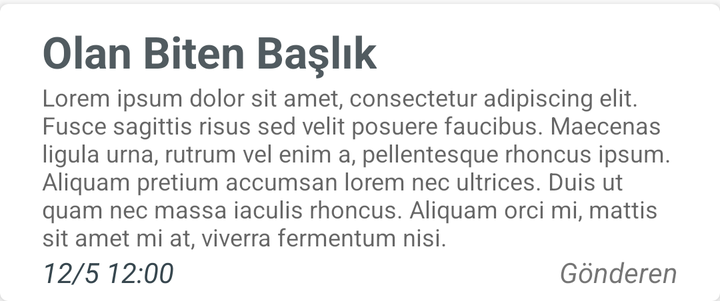
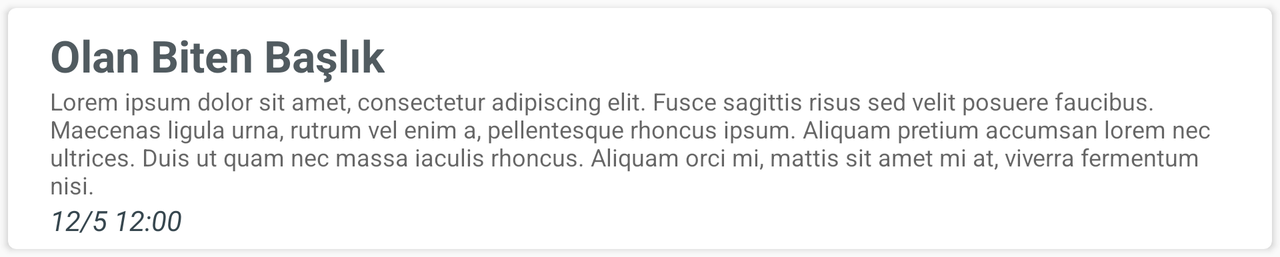

An Android layout and its configuration variant, each rendered on a device that would load it. The default file and the variant file are quoted in full after the pictures.
<!-- AndroidManifest.xml: application theme AppTheme -->
<!-- res/layout/olan_biten_item.xml -->
<?xml version="1.0" encoding="utf-8"?>
<android.support.v7.widget.CardView xmlns:android="http://schemas.android.com/apk/res/android"
    xmlns:app="http://schemas.android.com/apk/res-auto"
    android:layout_width="match_parent"
    android:layout_height="wrap_content"
    app:cardCornerRadius="4dp"
    android:layout_marginTop="2dp"
    android:id="@+id/obC">
    <RelativeLayout
        android:layout_width="match_parent"
        android:layout_height="wrap_content"
        android:id="@+id/Pitem"
        android:padding="5dp"
        android:focusable="true"
        android:clickable="true">

        <TextView
            android:layout_width="wrap_content"
            android:layout_height="wrap_content"
            android:textAppearance="?android:attr/textAppearanceMedium"
            android:text="Olan Biten Başlık"
            android:id="@+id/ob_title"
            android:textColor="#cc263238"
            android:typeface="normal"
            android:textStyle="bold"
            android:textSize="22dp"
            android:layout_alignParentTop="true"
            android:layout_marginLeft="16dp"
            android:layout_marginTop="4dp"
            android:textIsSelectable="true"
            android:layout_marginRight="16dp" />

        <TextView
            android:layout_width="wrap_content"
            android:layout_height="wrap_content"
            android:textAppearance="?android:attr/textAppearanceMedium"
            android:text="Lorem ipsum dolor sit amet, consectetur adipiscing elit. Fusce sagittis risus sed velit posuere faucibus. Maecenas ligula urna, rutrum vel enim a, pellentesque rhoncus ipsum. Aliquam pretium accumsan lorem nec ultrices. Duis ut quam nec massa iaculis rhoncus. Aliquam orci mi, mattis sit amet mi at, viverra fermentum nisi."
            android:id="@+id/ob_content"
            android:layout_below="@+id/ob_title"
            android:layout_alignLeft="@+id/ob_title"
            android:layout_alignStart="@+id/ob_title"
            android:textSize="12dp"
            android:textIsSelectable="true"
            android:layout_marginRight="16dp" />

        <TextView
            android:layout_width="wrap_content"
            android:layout_height="wrap_content"
            android:textAppearance="?android:attr/textAppearanceSmall"
            android:text="12/5 12:00"
            android:id="@+id/ob_zaman"
            android:layout_below="@+id/ob_content"
            android:layout_alignStart="@+id/ob_content"
            android:textColor="@color/material_blue_grey_800"
            android:textStyle="italic" />

        <TextView
            android:layout_width="wrap_content"
            android:layout_height="wrap_content"
            android:textAppearance="?android:attr/textAppearanceSmall"
            android:text="Gönderen"
            android:id="@+id/ob_yazan"
            android:layout_below="@+id/ob_content"
            android:layout_alignEnd="@+id/ob_content"
            android:textStyle="italic" />

    </RelativeLayout>

</android.support.v7.widget.CardView>
<!-- resources referenced by this layout -->
<resources>
  <style name="AppTheme" parent="Theme.AppCompat.Light.DarkActionBar">
          
          <item name="colorPrimary">@color/colorPrimary</item>
          <item name="colorPrimaryDark">@color/colorPrimaryDark</item>
          <item name="colorAccent">@color/colorAccent</item>
      </style>
  <color name="colorPrimary">#616161</color>
  <color name="colorPrimaryDark">#212121</color>
  <color name="colorAccent">#ff6f00</color>
</resources>
<!-- res/layout-land/olan_biten_item.xml (the repository's variant of the layout above) -->
<!-- drawn on the phone turned sideways -->
<?xml version="1.0" encoding="utf-8"?>
<android.support.v7.widget.CardView xmlns:android="http://schemas.android.com/apk/res/android"
    xmlns:app="http://schemas.android.com/apk/res-auto"
    android:layout_width="match_parent"
    android:layout_height="wrap_content"
    app:cardCornerRadius="4dp"
    android:layout_margin="4dp"
    android:id="@+id/obC">
    <RelativeLayout
        android:layout_width="match_parent"
        android:layout_height="wrap_content"
        android:id="@+id/Pitem"
        android:padding="5dp"
        android:focusable="true"
        android:clickable="true">

        <TextView
            android:layout_width="wrap_content"
            android:layout_height="wrap_content"
            android:textAppearance="?android:attr/textAppearanceMedium"
            android:text="Olan Biten Başlık"
            android:id="@+id/ob_title"
            android:textColor="#cc263238"
            android:typeface="normal"
            android:textStyle="bold"
            android:textSize="22dp"
            android:layout_alignParentTop="true"
            android:layout_marginLeft="16dp"
            android:layout_marginTop="4dp"
            android:textIsSelectable="true"
            android:layout_marginRight="16dp" />

        <TextView
            android:layout_width="wrap_content"
            android:layout_height="wrap_content"
            android:textAppearance="?android:attr/textAppearanceMedium"
            android:text="Lorem ipsum dolor sit amet, consectetur adipiscing elit. Fusce sagittis risus sed velit posuere faucibus. Maecenas ligula urna, rutrum vel enim a, pellentesque rhoncus ipsum. Aliquam pretium accumsan lorem nec ultrices. Duis ut quam nec massa iaculis rhoncus. Aliquam orci mi, mattis sit amet mi at, viverra fermentum nisi."
            android:id="@+id/ob_content"
            android:layout_below="@+id/ob_title"
            android:layout_alignLeft="@+id/ob_title"
            android:layout_alignStart="@+id/ob_title"
            android:textSize="12dp"
            android:textIsSelectable="true"
            android:layout_marginRight="16dp" />

        <TextView
            android:layout_width="wrap_content"
            android:layout_height="wrap_content"
            android:textAppearance="?android:attr/textAppearanceSmall"
            android:text="12/5 12:00"
            android:id="@+id/ob_zaman"
            android:layout_below="@+id/ob_content"
            android:layout_alignStart="@+id/ob_content"
            android:textColor="@color/material_blue_grey_800"
            android:textStyle="italic" />

        <TextView
            android:layout_width="wrap_content"
            android:layout_height="wrap_content"
            android:textAppearance="?android:attr/textAppearanceSmall"
            android:text="Gönderen"
            android:id="@+id/ob_yazan"
            android:textStyle="italic"
            android:layout_alignTop="@+id/ob_zaman"
            android:layout_alignParentEnd="true"
            android:layout_marginRight="16dp"
            android:layout_marginLeft="16dp"
            android:visibility="gone" />

    </RelativeLayout>

</android.support.v7.widget.CardView>
